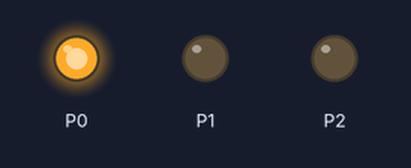
Simulated run of this program. Board: BBC micro:bit (MakeCode). On the bench: output pins drawn as LEDs (lit = HIGH).

Above: at 2.5 s.
At 5.2 s:
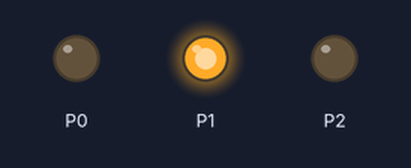
At 6.7 s:
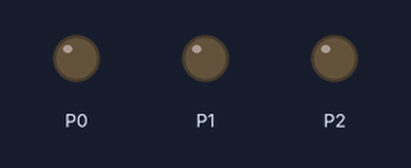
At 11.5 s:
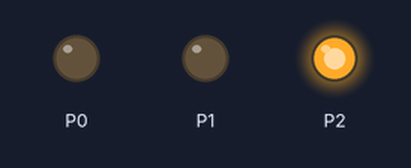
Timing chart, 0 to 18.2 s (numbered marks = the images above):
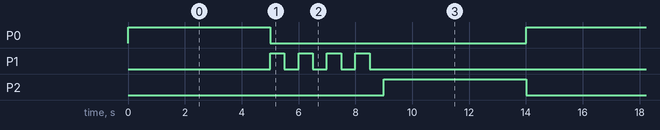

Measured:
- by itself, P0, P2: alternates HIGH for 5.0 s and LOW for 9.0 s
- by itself, P1: repeats every 14.0 s: 3 × (LOW 0.50 s, HIGH 0.50 s), LOW 10.5 s, HIGH 0.50 s
- by itself, everything shown: repeats every 14.0 s, in 10 steps

The program:

main.ts
```typescript
basic.forever(function () {
    pins.digitalWritePin(DigitalPin.P2, 0)
    pins.digitalWritePin(DigitalPin.P0, 1)
    basic.pause(5000)
    for (let index = 0; index < 4; index++) {
        pins.digitalWritePin(DigitalPin.P0, 0)
        pins.digitalWritePin(DigitalPin.P1, 1)
        basic.pause(500)
        pins.digitalWritePin(DigitalPin.P1, 0)
        basic.pause(500)
    }
    pins.digitalWritePin(DigitalPin.P2, 1)
    basic.pause(5000)
})
```

test.ts
```typescript
// 테스트는 여기로 이동합니다; 이 패키지가 확장으로 사용될 때 컴파일되지 않을 것 입니다.
```
